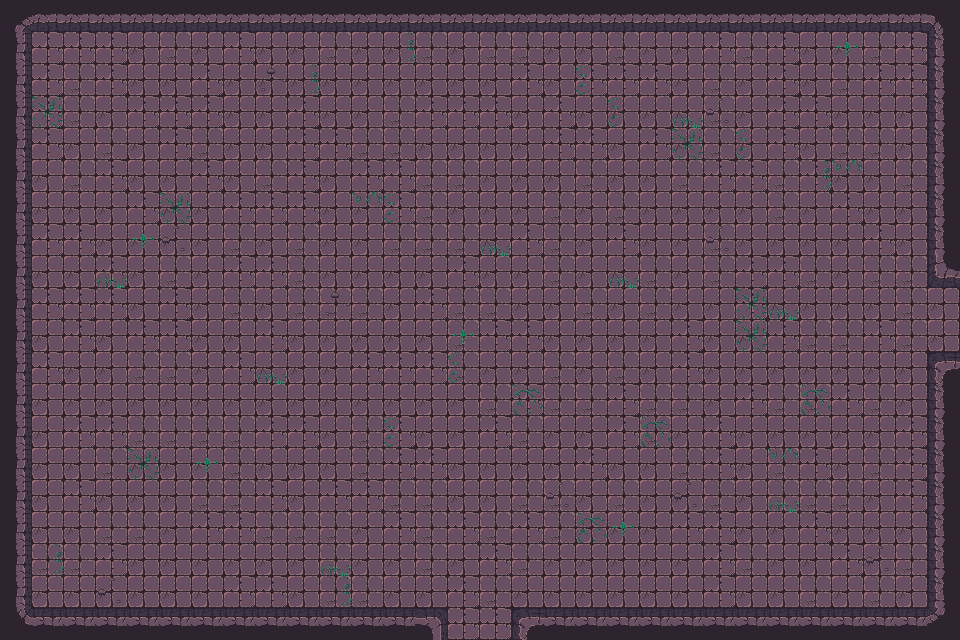

This is a level from a 2D game, rendered from its Tiled map with the project's own tilesets. A one-line summary and the complete map file follow:
An orthogonal 30x20 tile map with 32x32 px tiles, 3 tile layers (Walls, Decor, Items), 2 tilesets and 58 objects.

<map version="1.10" tiledversion="1.11.2" orientation="orthogonal" renderorder="right-down" width="30" height="20" tilewidth="32" tileheight="32" infinite="0" nextlayerid="3" nextobjectid="1">
    <tileset firstgid="1" name="Town Tileset" tilewidth="32" tileheight="32" tilecount="64" columns="8">
        <image source="../../../tiles/World H Tileset.png" trans="ff00ff" width="256" height="256" />
        <tile id="4">
            <objectgroup draworder="index" id="2">
                <object id="1" x="0" y="0" width="32" height="32" />
            </objectgroup>
        </tile>
        <tile id="5">
            <objectgroup draworder="index" id="2">
                <object id="1" x="0" y="0" width="32" height="32" />
            </objectgroup>
        </tile>
        <tile id="6">
            <objectgroup draworder="index" id="2">
                <object id="1" x="0" y="0" width="32" height="32" />
            </objectgroup>
        </tile>
        <tile id="7">
            <objectgroup draworder="index" id="2">
                <object id="1" x="0" y="0" width="32" height="32" />
            </objectgroup>
        </tile>
        <tile id="8">
            <objectgroup draworder="index" id="2">
                <object id="1" x="0" y="0" width="32" height="32" />
            </objectgroup>
        </tile>
        <tile id="10">
            <objectgroup draworder="index" id="2">
                <object id="1" x="0" y="32" width="32" height="0" />
            </objectgroup>
        </tile>
        <tile id="11">
            <objectgroup draworder="index" id="2">
                <object id="1" x="0" y="32" width="32" height="0" />
                <object id="2" x="32" y="0" width="0" height="32" />
            </objectgroup>
        </tile>
        <tile id="12">
            <objectgroup draworder="index" id="2">
                <object id="1" x="32" y="0" width="0" height="32" />
            </objectgroup>
        </tile>
        <tile id="13">
            <objectgroup draworder="index" id="2">
                <object id="1" x="0" y="32" width="32" height="0" />
                <object id="2" x="0" y="32" width="32" height="0" />
                <object id="3" x="0" y="0" width="0" height="32" />
            </objectgroup>
        </tile>
        <tile id="14">
            <objectgroup draworder="index" id="2">
                <object id="1" x="0" y="0" width="0" height="32" />
            </objectgroup>
        </tile>
        <tile id="16">
            <objectgroup draworder="index" id="2">
                <object id="1" x="0" y="0" width="32" height="32" />
            </objectgroup>
        </tile>
        <tile id="24">
            <objectgroup draworder="index" id="2">
                <object id="1" x="0" y="0" width="32" height="32" />
            </objectgroup>
        </tile>
    </tileset>
    <tileset firstgid="65" name="Dungeon Crawler Tileset" tilewidth="32" tileheight="32" tilecount="100" columns="10">
        <image source="../../../tiles/Dungeon_Tile.png" trans="" width="320" height="320" />
        <tile id="2">
            <objectgroup draworder="index" id="2">
                <object id="1" x="0" y="0" width="32" height="32" />
            </objectgroup>
        </tile>
        <tile id="3">
            <objectgroup draworder="index" id="2">
                <object id="1" x="0" y="0" width="32" height="32" />
            </objectgroup>
        </tile>
        <tile id="4">
            <objectgroup draworder="index" id="2">
                <object id="1" x="0" y="0" width="32" height="32" />
            </objectgroup>
        </tile>
        <tile id="5">
            <objectgroup draworder="index" id="2">
                <object id="1" x="0" y="0" width="32" height="32" />
            </objectgroup>
        </tile>
        <tile id="6">
            <objectgroup draworder="index" id="2">
                <object id="1" x="0" y="0" width="32" height="32" />
            </objectgroup>
        </tile>
        <tile id="8">
            <objectgroup draworder="index" id="2">
                <object id="1" x="0" y="0" width="32" height="32" />
            </objectgroup>
        </tile>
        <tile id="12">
            <objectgroup draworder="index" id="2">
                <object id="1" x="0" y="0" width="32" height="32" />
            </objectgroup>
        </tile>
        <tile id="13">
            <objectgroup draworder="index" id="2">
                <object id="1" x="0" y="0" width="32" height="32" />
            </objectgroup>
        </tile>
        <tile id="14">
            <objectgroup draworder="index" id="2">
                <object id="1" x="0" y="0" width="32" height="32" />
            </objectgroup>
        </tile>
        <tile id="15">
            <objectgroup draworder="index" id="2">
                <object id="1" x="0" y="0" width="32" height="32" />
            </objectgroup>
        </tile>
        <tile id="16">
            <objectgroup draworder="index" id="2">
                <object id="1" x="0" y="0" width="32" height="32" />
            </objectgroup>
        </tile>
        <tile id="18">
            <objectgroup draworder="index" id="2">
                <object id="1" x="0" y="0" width="32" height="32" />
            </objectgroup>
        </tile>
        <tile id="22">
            <objectgroup draworder="index" id="2">
                <object id="1" x="0" y="0" width="32" height="32" />
            </objectgroup>
        </tile>
        <tile id="23">
            <objectgroup draworder="index" id="2">
                <object id="1" x="0" y="0" width="32" height="32" />
            </objectgroup>
        </tile>
        <tile id="24">
            <objectgroup draworder="index" id="2">
                <object id="1" x="0" y="0" width="32" height="32" />
            </objectgroup>
        </tile>
        <tile id="25">
            <objectgroup draworder="index" id="2">
                <object id="1" x="0" y="0" width="32" height="32" />
            </objectgroup>
        </tile>
        <tile id="26">
            <objectgroup draworder="index" id="2">
                <object id="1" x="0" y="0" width="32" height="32" />
            </objectgroup>
        </tile>
        <tile id="28">
            <objectgroup draworder="index" id="2">
                <object id="1" x="0" y="0" width="32" height="32" />
            </objectgroup>
        </tile>
        <tile id="32">
            <objectgroup draworder="index" id="2">
                <object id="1" x="0" y="0" width="32" height="32" />
            </objectgroup>
        </tile>
        <tile id="33">
            <objectgroup draworder="index" id="2">
                <object id="1" x="0" y="0" width="32" height="32" />
            </objectgroup>
        </tile>
        <tile id="34">
            <objectgroup draworder="index" id="2">
                <object id="1" x="0" y="0" width="32" height="32" />
            </objectgroup>
        </tile>
        <tile id="35">
            <objectgroup draworder="index" id="2">
                <object id="1" x="0" y="0" width="32" height="32" />
            </objectgroup>
        </tile>
        <tile id="36">
            <objectgroup draworder="index" id="2">
                <object id="1" x="0" y="0" width="32" height="32" />
            </objectgroup>
        </tile>
        <tile id="38">
            <objectgroup draworder="index" id="2">
                <object id="1" x="0" y="0" width="32" height="32" />
            </objectgroup>
        </tile>
        <tile id="42">
            <objectgroup draworder="index" id="2">
                <object id="1" x="0" y="0" width="32" height="32" />
            </objectgroup>
        </tile>
        <tile id="43">
            <objectgroup draworder="index" id="2">
                <object id="1" x="0" y="0" width="32" height="32" />
            </objectgroup>
        </tile>
        <tile id="44">
            <objectgroup draworder="index" id="2">
                <object id="1" x="0" y="0" width="32" height="32" />
            </objectgroup>
        </tile>
        <tile id="45">
            <objectgroup draworder="index" id="2">
                <object id="1" x="0" y="0" width="32" height="32" />
            </objectgroup>
        </tile>
        <tile id="46">
            <objectgroup draworder="index" id="2">
                <object id="1" x="0" y="0" width="32" height="32" />
            </objectgroup>
        </tile>
        <tile id="48">
            <objectgroup draworder="index" id="2">
                <object id="1" x="0" y="0" width="32" height="32" />
            </objectgroup>
        </tile>
        <tile id="52">
            <objectgroup draworder="index" id="2">
                <object id="1" x="0" y="0" width="32" height="32" />
            </objectgroup>
        </tile>
        <tile id="53">
            <objectgroup draworder="index" id="2">
                <object id="1" x="0" y="0" width="32" height="32" />
            </objectgroup>
        </tile>
        <tile id="54">
            <objectgroup draworder="index" id="2">
                <object id="1" x="0" y="0" width="32" height="32" />
            </objectgroup>
        </tile>
        <tile id="55">
            <objectgroup draworder="index" id="2">
                <object id="1" x="0" y="0" width="32" height="32" />
            </objectgroup>
        </tile>
        <tile id="56">
            <objectgroup draworder="index" id="2">
                <object id="1" x="0" y="0" width="32" height="32" />
            </objectgroup>
        </tile>
        <tile id="58">
            <objectgroup draworder="index" id="2">
                <object id="1" x="0" y="0" width="32" height="32" />
            </objectgroup>
        </tile>
        <tile id="62">
            <objectgroup draworder="index" id="2">
                <object id="1" x="0" y="0" width="32" height="32" />
            </objectgroup>
        </tile>
        <tile id="63">
            <objectgroup draworder="index" id="2">
                <object id="1" x="0" y="0" width="32" height="32" />
            </objectgroup>
        </tile>
        <tile id="64">
            <objectgroup draworder="index" id="2">
                <object id="1" x="0" y="0" width="32" height="32" />
            </objectgroup>
        </tile>
        <tile id="65">
            <objectgroup draworder="index" id="2">
                <object id="1" x="0" y="0" width="32" height="32" />
            </objectgroup>
        </tile>
        <tile id="66">
            <objectgroup draworder="index" id="2">
                <object id="1" x="0" y="0" width="32" height="32" />
            </objectgroup>
        </tile>
        <tile id="68">
            <objectgroup draworder="index" id="2">
                <object id="1" x="0" y="0" width="32" height="32" />
            </objectgroup>
        </tile>
        <tile id="80">
            <objectgroup draworder="index" id="2">
                <object id="1" x="0" y="0" width="32" height="32" />
            </objectgroup>
        </tile>
    </tileset>
    <layer id="1" name="Walls" width="30" height="20">
        <data encoding="csv">
67,68,68,68,68,68,68,68,68,68,68,68,68,68,68,68,68,68,68,68,68,68,68,68,68,68,68,68,68,69,
77,65,65,65,75,66,75,65,75,75,66,75,75,66,75,66,66,75,75,66,75,75,65,66,65,75,75,66,65,79,
77,65,66,65,75,75,65,75,75,75,75,75,75,75,75,75,65,75,65,65,65,75,66,75,65,75,66,65,65,79,
77,65,66,75,65,65,65,75,75,65,75,75,66,65,65,65,75,65,75,75,75,75,66,75,65,65,75,75,75,79,
77,65,75,66,75,65,66,75,75,65,65,66,66,75,75,75,75,65,65,75,65,75,66,75,65,75,66,66,75,79,
77,75,66,65,75,75,65,75,66,65,75,65,65,66,66,75,75,75,66,75,75,66,65,65,66,65,75,75,66,79,
77,75,75,75,65,75,75,65,65,65,75,75,65,66,75,75,75,66,75,66,75,75,75,75,66,75,65,75,75,79,
77,65,65,75,75,75,75,66,75,66,75,75,66,66,66,75,65,66,75,65,75,75,66,75,75,75,75,65,75,79,
77,75,75,65,75,66,75,65,65,66,75,75,75,75,65,75,75,66,75,75,66,75,66,65,65,66,75,66,66,100,
77,65,65,65,75,65,75,66,75,66,66,66,75,65,66,66,75,75,66,75,66,75,75,65,75,75,75,75,66,75,
77,75,65,75,65,65,75,75,65,75,75,75,75,75,66,65,65,75,75,75,75,65,75,75,65,66,66,65,66,75,
77,65,75,75,66,66,75,65,75,75,75,65,65,65,66,75,75,66,75,66,75,65,75,75,75,75,75,75,75,70,
77,75,75,75,75,75,75,75,75,75,75,75,75,75,75,66,65,66,66,65,66,66,75,65,66,66,65,66,75,79,
77,75,65,65,66,66,66,66,65,65,75,66,65,75,75,65,66,75,75,65,66,75,65,75,75,75,75,75,65,79,
77,75,75,66,75,75,75,66,75,75,75,66,65,65,75,75,75,75,65,75,75,66,65,75,66,65,75,66,65,79,
77,75,65,75,75,75,66,66,65,75,65,65,66,66,75,75,66,66,75,66,75,75,66,75,66,66,66,75,65,79,
77,75,75,66,66,75,65,65,66,66,66,75,65,66,65,66,65,66,75,75,75,65,65,75,75,65,75,75,75,79,
77,66,66,65,75,75,75,75,75,75,66,75,75,66,75,65,66,75,75,75,75,75,65,66,75,75,65,75,66,79,
77,75,75,75,75,75,75,65,65,75,66,66,75,75,65,66,75,75,75,75,75,75,65,75,75,66,75,66,75,79,
87,88,88,88,88,88,88,88,88,88,88,88,88,73,65,65,70,88,88,88,88,88,88,88,88,88,88,88,88,89
        </data>
    </layer>
    <layer id="1" name="Decor" width="30" height="20">
        <data encoding="csv">
133,133,133,133,133,133,133,133,133,133,133,133,133,133,133,133,133,133,133,133,133,133,133,133,133,133,133,133,133,133,
133,133,133,133,133,133,133,133,133,133,133,133,140,133,133,133,133,133,133,133,133,133,133,133,133,133,135,133,133,133,
133,133,133,133,133,133,133,133,115,140,133,133,133,133,133,133,133,133,139,133,133,133,133,133,133,133,133,133,133,133,
133,125,133,133,133,133,133,133,133,133,133,133,133,133,133,133,133,133,133,139,133,137,116,133,136,133,133,133,133,133,
133,133,133,133,133,133,133,133,133,133,133,133,133,133,133,133,133,133,133,133,133,125,133,139,133,133,133,133,133,133,
133,133,133,133,133,133,133,133,133,133,133,133,133,133,133,133,133,133,133,133,133,133,133,133,133,140,138,133,133,133,
133,133,133,133,133,125,133,133,133,133,133,138,139,133,136,133,133,133,133,133,133,133,133,133,133,133,133,133,133,133,
133,133,133,133,135,116,133,133,133,133,133,133,133,133,133,137,133,133,133,133,133,133,116,133,133,133,133,133,133,133,
133,133,133,137,133,133,133,133,133,133,133,133,133,133,133,133,133,133,133,137,133,133,133,133,133,133,136,133,133,133,
133,133,133,133,133,133,133,133,133,133,115,133,133,133,133,133,133,133,133,133,133,133,133,125,137,133,133,133,133,133,
133,133,133,133,133,133,133,133,133,133,133,133,133,133,135,133,133,133,133,133,133,133,133,125,133,133,133,133,133,133,
133,133,133,133,133,133,133,133,137,133,133,133,133,133,139,133,133,133,133,133,133,133,133,133,133,133,133,133,133,133,
133,133,133,133,133,133,133,133,133,133,133,133,133,133,133,133,126,133,133,133,133,133,133,133,133,126,133,133,133,133,
133,133,133,133,133,133,133,133,133,133,133,133,139,133,133,133,133,133,133,133,126,133,133,133,133,133,133,133,133,133,
133,133,133,133,125,133,135,133,133,133,133,133,133,133,133,133,133,133,133,133,133,136,133,133,138,133,133,133,133,133,
133,133,133,133,133,133,133,133,133,133,133,133,133,133,133,133,133,116,133,133,133,116,133,133,137,133,133,133,136,133,
133,133,133,133,133,133,133,133,133,133,133,133,133,133,133,133,133,133,126,135,133,133,133,133,133,133,133,133,133,133,
133,140,133,133,133,133,133,133,133,133,137,133,133,133,133,133,133,133,133,133,133,133,133,133,133,133,133,116,133,133,
133,133,133,116,133,133,133,133,133,133,140,136,133,133,133,133,133,133,133,133,133,133,133,133,133,136,133,133,133,133,
133,133,133,133,133,133,133,133,133,133,133,133,133,133,133,133,133,133,133,133,133,133,133,133,133,133,133,133,133,133
        </data>
    </layer>
    <layer id="1" name="Items" width="30" height="20">
        <data encoding="csv">
133,133,133,133,133,133,133,133,133,133,133,133,133,133,133,133,133,133,133,133,133,133,133,133,133,133,133,133,133,133,
133,133,133,133,133,133,133,133,133,133,133,133,133,133,133,133,133,133,133,133,133,133,133,133,133,133,133,133,133,133,
133,133,133,133,133,133,133,133,133,133,133,133,133,133,133,133,133,133,133,133,133,133,133,133,133,133,133,133,133,133,
133,133,133,133,133,133,133,133,133,133,133,133,133,133,133,133,133,133,133,133,133,133,133,133,133,133,133,133,133,133,
133,133,133,133,133,133,133,133,133,133,133,133,133,133,133,133,133,133,133,133,133,133,133,133,133,133,133,133,133,133,
133,133,133,133,133,133,133,133,133,133,133,133,133,133,133,133,133,133,133,133,133,133,133,133,133,133,133,133,133,133,
133,133,133,133,133,133,133,133,133,133,133,133,133,133,133,133,133,133,133,133,133,133,133,133,133,133,133,133,133,133,
133,133,133,133,133,133,133,133,133,133,133,133,133,133,133,133,133,133,133,133,133,133,133,133,133,133,133,133,133,133,
133,133,133,133,133,133,133,133,133,133,133,133,133,133,133,133,133,133,133,133,133,133,133,133,133,133,133,133,133,133,
133,133,133,133,133,133,133,133,133,133,133,133,133,133,133,133,133,133,133,133,133,133,133,133,133,133,133,133,133,133,
133,133,133,133,133,133,133,133,133,133,133,133,133,133,133,133,133,133,133,133,133,133,133,133,133,133,133,133,133,133,
133,133,133,133,133,133,133,133,133,133,133,133,133,133,133,133,133,133,133,133,133,133,133,133,133,133,133,133,133,133,
133,133,133,133,133,133,133,133,133,133,133,133,133,133,133,133,133,133,133,133,133,133,133,133,133,133,133,133,133,133,
133,133,133,133,133,133,133,133,133,133,133,133,133,133,133,133,133,133,133,133,133,133,133,133,133,133,133,133,133,133,
133,133,133,133,133,133,133,133,133,133,133,133,133,133,133,133,133,133,133,133,133,133,133,133,133,133,133,133,133,133,
133,133,133,133,133,133,133,133,133,133,133,133,133,133,133,133,133,133,133,133,133,133,133,133,133,133,133,133,133,133,
133,133,133,133,133,133,133,133,133,133,133,133,133,133,133,133,133,133,133,133,133,133,133,133,133,133,133,133,133,133,
133,133,133,133,133,133,133,133,133,133,133,133,133,133,133,133,133,133,133,133,133,133,133,133,133,133,133,133,133,133,
133,133,133,133,133,133,133,133,133,133,133,133,133,133,133,133,133,133,133,133,133,133,133,133,133,133,133,133,133,133,
133,133,133,133,133,133,133,133,133,133,133,133,133,133,133,133,133,133,133,133,133,133,133,133,133,133,133,133,133,133
        </data>
    </layer>
</map>
